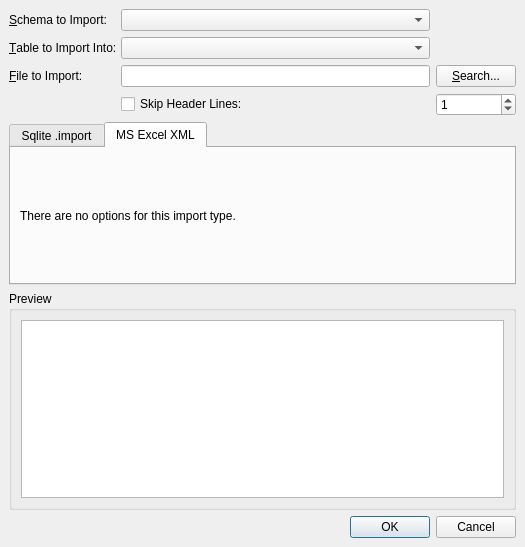
<?xml version="1.0" encoding="UTF-8"?>
<ui version="4.0">
 <class>ImportTableDialog</class>
 <widget class="QDialog" name="ImportTableDialog">
  <property name="geometry">
   <rect>
    <x>0</x>
    <y>0</y>
    <width>525</width>
    <height>547</height>
   </rect>
  </property>
  <property name="windowTitle">
   <string>Data Import</string>
  </property>
  <layout class="QGridLayout">
   <property name="leftMargin">
    <number>9</number>
   </property>
   <property name="topMargin">
    <number>9</number>
   </property>
   <property name="rightMargin">
    <number>9</number>
   </property>
   <property name="bottomMargin">
    <number>9</number>
   </property>
   <property name="spacing">
    <number>6</number>
   </property>
   <item row="1" column="0">
    <widget class="QLabel" name="label">
     <property name="text">
      <string>&amp;Table to Import Into:</string>
     </property>
     <property name="buddy">
      <cstring>tableComboBox</cstring>
     </property>
    </widget>
   </item>
   <item row="1" column="1">
    <widget class="QComboBox" name="tableComboBox"/>
   </item>
   <item row="2" column="0">
    <widget class="QLabel" name="label_2">
     <property name="text">
      <string>&amp;File to Import:</string>
     </property>
     <property name="buddy">
      <cstring>fileEdit</cstring>
     </property>
    </widget>
   </item>
   <item row="2" column="1">
    <widget class="QLineEdit" name="fileEdit"/>
   </item>
   <item row="2" column="2">
    <widget class="QPushButton" name="fileButton">
     <property name="text">
      <string>&amp;Search...</string>
     </property>
    </widget>
   </item>
   <item row="4" column="0" colspan="3">
    <widget class="QTabWidget" name="tabWidget">
     <property name="sizePolicy">
      <sizepolicy hsizetype="Expanding" vsizetype="Preferred">
       <horstretch>0</horstretch>
       <verstretch>0</verstretch>
      </sizepolicy>
     </property>
     <property name="currentIndex">
      <number>1</number>
     </property>
     <widget class="QWidget" name="importTab">
      <attribute name="title">
       <string>Sqlite .import</string>
      </attribute>
      <layout class="QGridLayout">
       <property name="leftMargin">
        <number>9</number>
       </property>
       <property name="topMargin">
        <number>9</number>
       </property>
       <property name="rightMargin">
        <number>9</number>
       </property>
       <property name="bottomMargin">
        <number>9</number>
       </property>
       <property name="spacing">
        <number>6</number>
       </property>
       <item row="0" column="0">
        <widget class="QGroupBox" name="groupBox">
         <property name="title">
          <string>Column Separators</string>
         </property>
         <layout class="QGridLayout">
          <property name="leftMargin">
           <number>9</number>
          </property>
          <property name="topMargin">
           <number>9</number>
          </property>
          <property name="rightMargin">
           <number>9</number>
          </property>
          <property name="bottomMargin">
           <number>9</number>
          </property>
          <property name="spacing">
           <number>6</number>
          </property>
          <item row="0" column="0">
           <widget class="QRadioButton" name="pipeRadioButton">
            <property name="text">
             <string>Pipe Symbol (Default)</string>
            </property>
            <property name="checked">
             <bool>true</bool>
            </property>
           </widget>
          </item>
          <item row="0" column="1">
           <widget class="QRadioButton" name="commaRadioButton">
            <property name="text">
             <string>Comma</string>
            </property>
           </widget>
          </item>
          <item row="1" column="0">
           <widget class="QRadioButton" name="semicolonRadioButton">
            <property name="text">
             <string>Semicolon</string>
            </property>
           </widget>
          </item>
          <item row="1" column="1">
           <widget class="QRadioButton" name="tabelatorRadioButton">
            <property name="text">
             <string>Tabelator</string>
            </property>
           </widget>
          </item>
          <item row="2" column="0" colspan="2">
           <layout class="QHBoxLayout">
            <property name="spacing">
             <number>6</number>
            </property>
            <property name="leftMargin">
             <number>0</number>
            </property>
            <property name="topMargin">
             <number>0</number>
            </property>
            <property name="rightMargin">
             <number>0</number>
            </property>
            <property name="bottomMargin">
             <number>0</number>
            </property>
            <item>
             <widget class="QRadioButton" name="customRadioButton">
              <property name="text">
               <string>Custom:</string>
              </property>
             </widget>
            </item>
            <item>
             <widget class="QLineEdit" name="customEdit"/>
            </item>
           </layout>
          </item>
         </layout>
        </widget>
       </item>
       <item row="1" column="0">
        <spacer>
         <property name="orientation">
          <enum>Qt::Vertical</enum>
         </property>
         <property name="sizeHint" stdset="0">
          <size>
           <width>20</width>
           <height>41</height>
          </size>
         </property>
        </spacer>
       </item>
      </layout>
     </widget>
     <widget class="QWidget" name="xmlImport">
      <attribute name="title">
       <string>MS Excel XML</string>
      </attribute>
      <layout class="QGridLayout">
       <property name="leftMargin">
        <number>9</number>
       </property>
       <property name="topMargin">
        <number>9</number>
       </property>
       <property name="rightMargin">
        <number>9</number>
       </property>
       <property name="bottomMargin">
        <number>9</number>
       </property>
       <property name="spacing">
        <number>6</number>
       </property>
       <item row="0" column="0">
        <widget class="QLabel" name="label_3">
         <property name="text">
          <string>There are no options for this import type.</string>
         </property>
         <property name="wordWrap">
          <bool>true</bool>
         </property>
        </widget>
       </item>
      </layout>
     </widget>
    </widget>
   </item>
   <item row="5" column="0" colspan="3">
    <widget class="QGroupBox" name="groupBox_2">
     <property name="title">
      <string>Preview</string>
     </property>
     <layout class="QGridLayout">
      <property name="leftMargin">
       <number>9</number>
      </property>
      <property name="topMargin">
       <number>9</number>
      </property>
      <property name="rightMargin">
       <number>9</number>
      </property>
      <property name="bottomMargin">
       <number>9</number>
      </property>
      <property name="spacing">
       <number>6</number>
      </property>
      <item row="0" column="0">
       <widget class="QTableView" name="previewView">
        <property name="sizePolicy">
         <sizepolicy hsizetype="Expanding" vsizetype="Expanding">
          <horstretch>1</horstretch>
          <verstretch>1</verstretch>
         </sizepolicy>
        </property>
        <property name="alternatingRowColors">
         <bool>true</bool>
        </property>
       </widget>
      </item>
     </layout>
    </widget>
   </item>
   <item row="6" column="0" colspan="3">
    <widget class="QDialogButtonBox" name="buttonBox">
     <property name="orientation">
      <enum>Qt::Horizontal</enum>
     </property>
     <property name="standardButtons">
      <set>QDialogButtonBox::Cancel|QDialogButtonBox::Ok</set>
     </property>
    </widget>
   </item>
   <item row="0" column="0">
    <widget class="QLabel" name="label_4">
     <property name="text">
      <string>&amp;Schema to Import:</string>
     </property>
     <property name="buddy">
      <cstring>schemaComboBox</cstring>
     </property>
    </widget>
   </item>
   <item row="0" column="1">
    <widget class="QComboBox" name="schemaComboBox"/>
   </item>
   <item row="3" column="1">
    <widget class="QCheckBox" name="skipHeaderCheck">
     <property name="toolTip">
      <string>Switch it on if the header should not be imported</string>
     </property>
     <property name="text">
      <string>Skip Header Lines:</string>
     </property>
    </widget>
   </item>
   <item row="3" column="2">
    <widget class="QSpinBox" name="skipHeaderBox">
     <property name="toolTip">
      <string>How many lines is the header</string>
     </property>
     <property name="maximum">
      <number>999999999</number>
     </property>
     <property name="value">
      <number>1</number>
     </property>
    </widget>
   </item>
  </layout>
 </widget>
 <resources/>
 <connections>
  <connection>
   <sender>buttonBox</sender>
   <signal>rejected()</signal>
   <receiver>ImportTableDialog</receiver>
   <slot>reject()</slot>
   <hints>
    <hint type="sourcelabel">
     <x>295</x>
     <y>458</y>
    </hint>
    <hint type="destinationlabel">
     <x>286</x>
     <y>274</y>
    </hint>
   </hints>
  </connection>
 </connections>
</ui>
